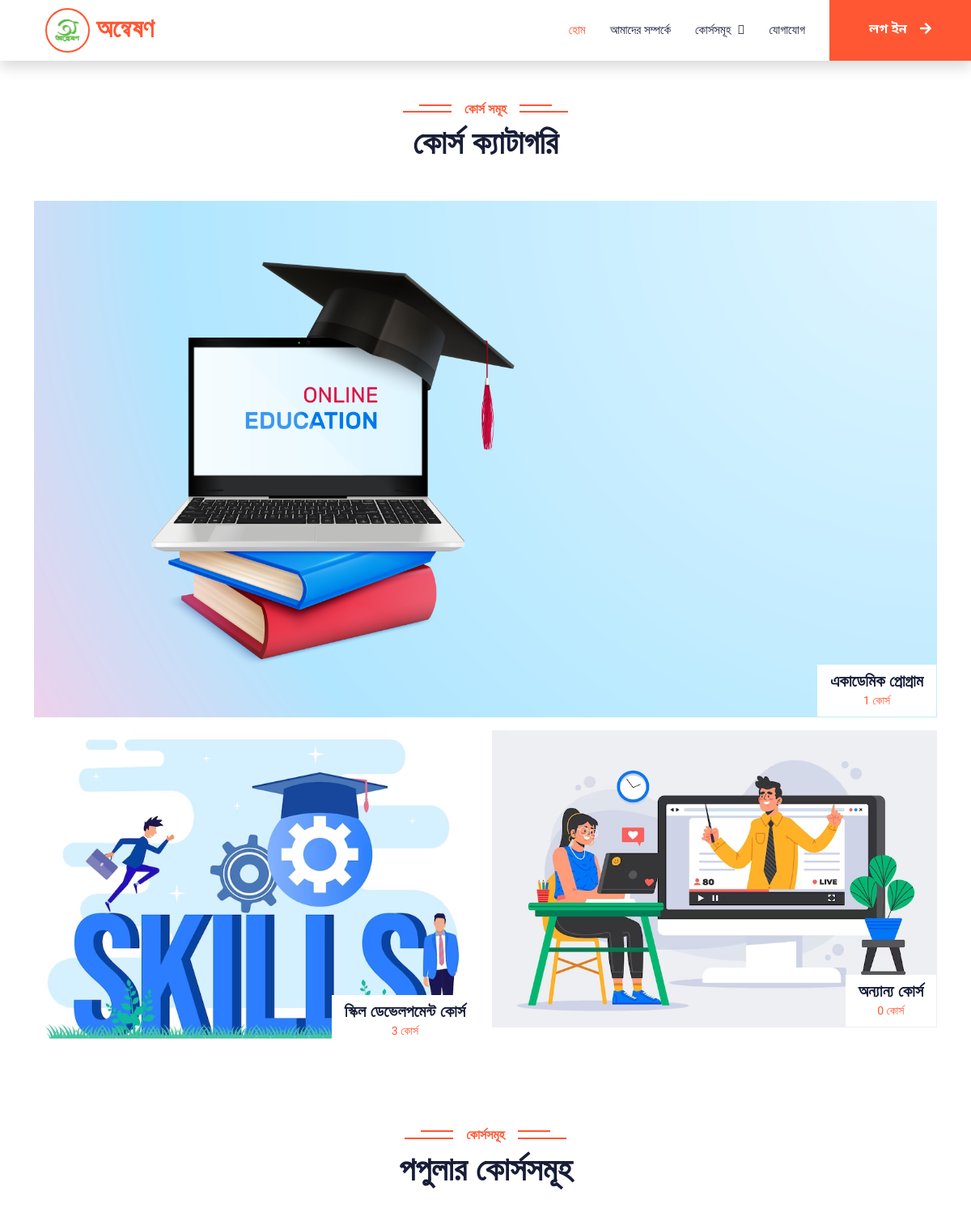
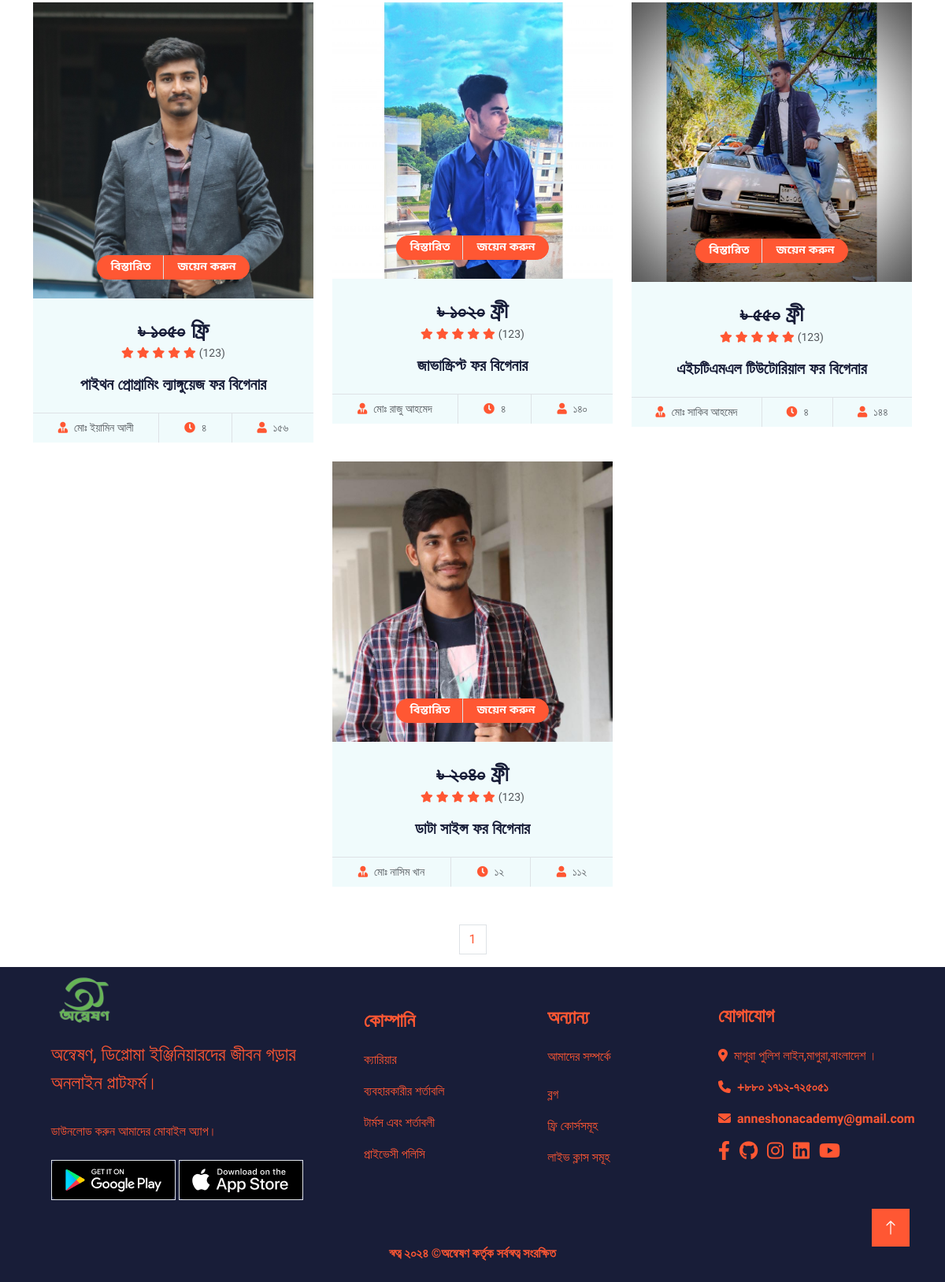
Page /courses/ on the committed database (2 pictures, top to bottom).
### Academy/models.py (models this page shows, shortened)
class Academy_course_Item(models.Model):
    course_item = models.CharField(choices=COURSE_ITEM_CHOICES, max_length=100, blank=True, null=True)
    course_name = models.CharField(max_length=100)
    course_instructor = models.CharField(max_length=50)
    duration_hour = models.CharField(max_length=50)
    duration_day = models.CharField(max_length=50,blank=True, null=True)
    total_student = models.CharField(max_length=50,blank=True, null=True)
    total_review_person = models.CharField(max_length=50, blank=True, null=True)
    course_price = models.CharField(max_length=50)
    discount_price = models.CharField(max_length=50)
    course_banner = models.ImageField(upload_to='CourseBannerImage')
    demo_class_link_YT = models.CharField(max_length=300)
    course_playlist_link = models.CharField(max_length=200)
    popular_or_not = models.BooleanField(default=False, blank=True, null=True)

### Academy/context_processors.py (called while the page is built)
def ExpertInstructor_details(request):
    instructor_details = Expert_Instructor.objects.all()
    reviews = Contact_forms.objects.filter(show_review_home=True)
    return {'instructor':instructor_details,'reviews':reviews}

def popular_course(request):
    popular_course = Academy_course_Item.objects.filter(popular_or_not=True)
    paginator = Paginator(popular_course,6)
    page_number = request.GET.get('page')
    page_obj = paginator.get_page(page_number)
    page_total = page_obj.paginator.num_pages
    return {'popular_course':page_obj,'page_total':[n+1 for n in range(page_total)]}

def CountCourse(request):
    academic = len(Academy_course_Item.objects.filter(course_item='Academic'))
    skill = len(Academy_course_Item.objects.filter(course_item='Skill Development'))
    others = len(Academy_course_Item.objects.filter(course_item='Others'))
    context = {
        'academic':academic,
        'skill':skill,
        'others':others,
    }
    return context

### templates/Academy/Courses.html (shortened to what this page needs)
{% extends "common_code/base.html" %}
{% load static %}
{% block content %}
<div class="container-xxl py-5 category">
    <div class="container">
        <div class="text-center wow fadeInUp" data-wow-delay="0.1s">
            <h6 class="section-title bg-white text-center text-primary px-3">কোর্স সমূহ</h6>
            <h1 class="mb-5">কোর্স ক্যাটাগরি</h1>
        </div>
        <div class="row g-3">
            <div class="col-lg-12 col-md-6">
                <div class="row g-3">
                    <div class="col-lg-12 col-md-12 wow zoomIn" data-wow-delay="0.3s">
                        <a class="position-relative d-block overflow-hidden" href="{% url 'academic' %}">
                            <img class="img-fluid" src="{% static 'img/edu.jpg' %}" alt="" height="200px">
                            <div class="bg-white text-center position-absolute bottom-0 end-0 py-2 px-3" style="margin: 1px;">
                                <h5 class="m-0">একাডেমিক প্রোগ্রাম</h5>
                                <small class="text-primary">{{academic}} কোর্স</small>
                            </div>
                        </a>
                    </div>
                    <div class="col-lg-6 col-md-12 wow zoomIn" data-wow-delay="0.3s">
                        <a class="position-relative d-block overflow-hidden" href="{% url 'skills' %}">
                            <img class="img-fluid" src="{% static 'img/ss.avif' %}" alt="">
                            <div class="bg-white text-center position-absolute bottom-0 end-0 py-2 px-3" style="margin: 1px;">
                                <h5 class="m-0">স্কিল ডেভেলপমেন্ট কোর্স</h5>
                                <small class="text-primary">{{skill}} কোর্স</small>
                            </div>
                        </a>
                    </div>
                    <div class="col-lg-6 col-md-12 wow zoomIn" data-wow-delay="0.3s">
                        <a class="position-relative d-block overflow-hidden" href="">
                            <img class="img-fluid" src="{% static 'img/o.avif' %}" alt="">
                            <div class="bg-white text-center position-absolute bottom-0 end-0 py-2 px-3" style="margin: 1px;">
                                <h5 class="m-0">অন্যান্য কোর্স</h5>
                                <small class="text-primary">{{others}} কোর্স</small>
                            </div>
                        </a>
                    </div>
                </div>
            </div>
        </div>
    </div>
</div>
<div class="container-xxl py-5">
    <div class="container">
        <div class="text-center wow fadeInUp" data-wow-delay="0.1s">
            <h6 class="section-title bg-white text-center text-primary px-3"> কোর্সসমূহ</h6>
            <h1 class="mb-5">পপুলার কোর্সসমূহ</h1>
        </div>
        <div class="row g-4 justify-content-center">
            {% for course in popular_course %}
             <div class="col-lg-4 col-md-6 wow fadeInUp" data-wow-delay="0.1s">
                 <div class="course-item bg-light">
                     <div class="position-relative overflow-hidden">
                         <img class="img-fluid" src="{{course.course_banner.url}}" alt="">
                         <div class="w-100 d-flex justify-content-center position-absolute bottom-0 start-0 mb-4">
                             <a href="{% url 'details' course.id %}" class="flex-shrink-0 btn btn-sm btn-primary px-3 border-end" style="border-radius: 30px 0 0 30px;">বিস্তারিত</a>
                             {% if request.user.is_authenticated %}
                           <a href="{{course.course_playlist_link}}" target="_blank" class="flex-shrink-0 btn btn-sm btn-primary px-3" style="border-radius: 0 30px 30px 0;">জয়েন করুন</a>
                           {% else %}
                           <a href="{% url 'signup' %}" class="flex-shrink-0 btn btn-sm btn-primary px-3" style="border-radius: 0 30px 30px 0;">জয়েন করুন</a>
                           {% endif %}
                         </div>
                     </div>
                     <div class="text-center p-4 pb-0">
                         <h3 class="mb-0"> <del><small style="font-size: 25px;">৳ {{course.course_price}}</small></del> {{course.discount_price}}</h3>
                         <div class="mb-3">
                             <small class="fa fa-star text-primary"></small>
                             <small class="fa fa-star text-primary"></small>
                             <small class="fa fa-star text-primary"></small>
                             <small class="fa fa-star text-primary"></small>
                             <small class="fa fa-star text-primary"></small>
                             <small>(123)</small>
                         </div>
                         <h5 class="mb-4">{{course.course_name}}</h5>
                     </div>
                     <div class="d-flex border-top">
                         <small class="flex-fill text-center border-end py-2"><i class="fa fa-user-tie text-primary me-2"></i>{{course.course_instructor}}</small>
                         <small class="flex-fill text-center border-end py-2"><i class="fa fa-clock text-primary me-2"></i>{{course.duration_hour}}</small>
                         <small class="flex-fill text-center py-2"><i class="fa fa-user text-primary me-2"></i>{{course.total_student}}</small>
                     </div>
                 </div>
             </div>
             {% endfor %}
        </div>
    </div>
</div>
<nav aria-label="Page navigation example">
    <ul class="pagination" style="justify-content: center;">
      {% for page in page_total %}
      <li class="page-item"><a class="page-link" href="/courses/?page={{page}}">{{page}}</a></li>
      {% endfor %}
    </ul>
  </nav>
{% endblock content %}

### templates/common_code/base.html (shortened to what this page needs)
<!DOCTYPE html>
<html lang="en">
<head>
    {% load static %}
    <link
      rel="stylesheet"
      href="https://cdnjs.cloudflare.com/ajax/libs/font-awesome/6.1.1/css/all.min.css"
    />
    <link
      href="https://cdnjs.cloudflare.com/ajax/libs/font-awesome/5.10.0/css/all.min.css"
      rel="stylesheet"
    />
    <link
      href="https://cdn.jsdelivr.net/npm/bootstrap-icons@1.4.1/font/bootstrap-icons.css"
      rel="stylesheet"
    />
    <link href="{% static 'lib/animate/animate.min.css' %}" rel="stylesheet">
    <link href="{% static 'lib/owlcarousel/assets/owl.carousel.min.css' %}" rel="stylesheet">
    <link href="{% static 'css/bootstrap.min.css' %}" rel="stylesheet">
    <link href="{% static 'css/style.css' %}" rel="stylesheet">
</head>
<body>
    <nav class="navbar navbar-expand-lg bg-white navbar-light shadow sticky-top p-0">
        <a href="{% url 'home' %}" class="navbar-brand d-flex align-items-center px-4 px-lg-5">
            <h2 class="m-0 text-primary"><img class="anneshon_logo bg-primary m-2" style="border-radius: 50px;" src="{% static 'img/anneshon.jpg' %}" height="55px" width="55px">অন্বেষণ</h2>
        </a>
        <div class="collapse navbar-collapse" id="navbarCollapse">
            <div class="navbar-nav ms-auto p-4 p-lg-0">
                <a href="{% url 'home' %}" class="nav-item nav-link active">হোম</a>
                <a href="{% url 'about' %}" class="nav-item nav-link">আমাদের সম্পর্কে</a>
                <div class="nav-item dropdown">
                    <a href="{% url 'courses' %}" class="nav-link dropdown-toggle" data-bs-toggle="dropdown">কোর্সসমূহ</a>
                </div>
                <a href="{% url 'contact' %}" class="nav-item nav-link">যোগাযোগ</a>
            </div>
            {% if request.user.is_authenticated %}
            <a href="{% url 'home' %}" class="btn btn-primary py-4 px-lg-5 d-lg-block JoinButton">{{request.user|capfirst}}<i class="fa-solid fa-user m-1"></i></a>
            {% else %}
            <a href="{% url 'login' %}" class="btn btn-primary py-4 px-lg-5 d-lg-block JoinButton">লগ ইন<i class="fa fa-arrow-right ms-3"></i></a>
            {% endif %}
        </div>
    </nav>
    {% block content %}
    {% endblock content %}
    <section id="footer" class="bg-dark text-primary">
        <div class="container-fluid">
            <div class="row pb-5">
            <div class="col-lg-4 col-md-8 m-auto wow fadeInLeft ps-5">
                <img src="{% static 'img/anneshon.png' %}" alt="" class="w-25" />
              <p class="py-2 desc fs-4">
                অন্বেষণ, ডিপ্লোমা ইঞ্জিনিয়ারদের জীবন গড়ার অনলাইন প্লাটফর্ম।
              </p>
              <p class="py-2 desc">ডাউনলোড করুন আমাদের মোবাইল অ্যাপ।</p>
              <div>
                <a href="{% url 'error' %}"><img
                  src="{% static 'img//google-play-icon_1695731678094.png' %}"
                  class="border"
                  alt="play-store-icon"
                /></a>
                <a href="{% url 'error' %}"><img
                  src="{% static 'img//ios-store-icon_1695731704002.png' %}"
                  class="border"
                  alt="app-store-icon"
                /></a>
              </div>
            </div>
            <div class="col-lg-2 col-md-4 m-auto wow fadeInUp">
              <h4 class="mt-4 fw-bold text-primary footerTop">কোম্পানি</h4>
              <p class="mt-4"><a href="{% url 'error' %}">ক্যারিয়ার</a></p>
              <p><a href="{% url 'error' %}">ব্যবহারকারীর শর্তাবলি</a></p>
              <p><a href="{% url 'error' %}">টার্মস এবং শর্তাবলী</a></p>
              <p><a href="{% url 'error' %}">প্রাইভেসী পলিসি</a></p>
            </div>
            <div class="col-lg-2 col-md-6 m-auto wow fadeInUp">
              <h4 class="mt-4 text-primary fw-bold footerTop">অন্যান্য</h4>
              <p class="mt-4"><a href="{% url 'about' %}">আমাদের সম্পর্কে</a></p>
              <p class="mt-4"><a href="{% url 'error' %}">ব্লগ</a></p>
              <p><a href="{% url 'courses' %}">ফ্রি কোর্সসমূহ</a></p>
              <p><a href="{% url 'courses' %}">লাইভ ক্লাস সমূহ</a></p>
            </div>
            <div class="col-lg-3 col-md-6 wow fadeInRight pt-5">
              <h4 class="fw-bold text-primary footerTop footerTopLast">যোগাযোগ</h4>
              <p class="mt-4">
                <i class="fa-location-dot fa-solid me-2"></i>মাগুরা পুলিশ
                লাইন,মাগুরা,বাংলাদেশ ।
              </p>
              <p style="font-family: sans-serif" class="fw-medium">
                <i class="fa-phone fa-solid me-2"></i>+৮৮০ ১৭১২-৭২৫০৫১
              </p>
              <p class="fw-medium">
                <i class="fa-envelope fa-solid me-2"></i>anneshonacademy@gmail.com
              </p>
              <div class="last_icon">
                <a href="https://www.facebook.com/groups/anneshondotcom"
                  ><i class="fa-brands fa-facebook-f me-2 fs-4"> </i
                ></a>
                <a href="#"><i class="fa-brands fa-github fs-4 me-2"></i></a>
                <a href="#"><i class="fa-brands fa-instagram fs-4 me-2"></i></a>
                <a href="#"><i class="fa-brands fa-linkedin me-2 fs-4"></i></a>
                <a href="https://www.youtube.com/@anneshondotcom"
                  ><i class="fa-brands fa-youtube fs-4"></i
                ></a>
              </div>
            </div>
          </div>
        </div>
      </section>
      <section id="lastFooter" class="py-2 my-0 bg-dark text-primary fw-bold text-center">
        <p class="text-xs font-normal">স্বত্ব ২০২৪ &copy;অন্বেষণ কর্তৃক সর্বস্বত্ব সংরক্ষিত</p>
      </section>
    <a href="#" class="btn btn-lg btn-primary btn-lg-square back-to-top"><i class="bi bi-arrow-up"></i></a>
</body>
</html>

### static/css/style.css (style rules this page uses)
* { margin: 0; padding: 0; font-family: "Hind Siliguri", serif; }
img { max-width: 100%; }
a { text-decoration: none; }
:root { --primary: #FF5733 !important; --light: #F0FBFC !important; --dark: #181d38 !important; }
.anneshon_logo { border: 2px solid #FF5733 ; }
.fw-medium { font-weight: 600 !important; }
.back-to-top { position: fixed; display: none; right: 45px; bottom: 45px; z-index: 99; }
.btn { font-family: 'Noto Sans Bengali', sans-serif; font-weight: 600; transition: .5s; }
.btn.btn-primary, .btn.btn-secondary { color: #FFFFFF; }
.btn-lg-square { width: 48px; height: 48px; }
.btn-square, .btn-sm-square, .btn-lg-square { padding: 0; display: flex; align-items: center; justify-content: center; font-weight: normal; border-radius: 0px; }
.navbar .dropdown-toggle::after { border: none; content: "\f107"; font-family: 'Noto Sans Bengali', sans-serif;; font-weight: 900; vertical-align: middle; margin-left: 8px; }
.navbar-light .navbar-nav .nav-link { margin-right: 30px; padding: 25px 0; color: #FFFFFF; font-size: 15px; text-transform: uppercase; outline: none; }
.navbar-light .navbar-nav .nav-link:hover, .navbar-light .navbar-nav .nav-link.active { color: var(--primary); }
.navbar-light .navbar-brand, .navbar-light a.btn { height: 75px; }
.navbar-light .navbar-nav .nav-link { color: var(--dark); font-weight: 500; }
.navbar-light.sticky-top { top: -100px; transition: .5s; }
.section-title { position: relative; display: inline-block; text-transform: uppercase; }
.section-title::before { position: absolute; content: ""; width: calc(100% + 80px); height: 2px; top: 4px; left: -40px; background: var(--primary); z-index: -1; }
.section-title::after { position: absolute; content: ""; width: calc(100% + 120px); height: 2px; bottom: 5px; left: -60px; background: var(--primary); z-index: -1; }
.category img, .course-item img { transition: .5s; }

### rows in the picture
Academy_course_Item: course_banner (picture), course_price "১০৫০", discount_price "ফ্রি", course_name "পাইথন প্রোগ্রামিং ল্যাঙ্গুয়েজ ফর বিগেনার", course_instructor "মোঃ ইয়ামিন আলী", duration_hour "৪", total_student "১৫৬"
Academy_course_Item: course_banner (picture), course_price "১০২০", discount_price "ফ্রী", course_name "জাভাস্ক্রিপ্ট ফর বিগেনার", course_instructor "মোঃ রাজু আহমেদ", duration_hour "৪", total_student "১৪০"
Academy_course_Item: course_banner (picture), course_price "৫৫০", discount_price "ফ্রী", course_name "এইচটিএমএল টিউটোরিয়াল ফর বিগেনার", course_instructor "মোঃ সাকিব আহমেদ", duration_hour "৪", total_student "১৪৪"
Academy_course_Item: course_banner (picture), course_price "২০৪০", discount_price "ফ্রী", course_name "ডাটা সাইন্স ফর বিগেনার", course_instructor "মোঃ নাসিম খান", duration_hour "১২", total_student "১১২"

### other values in the picture
{{ academic }} "1"
{{ skill }} "3"
{{ others }} "0"
{{ page }} "1"
